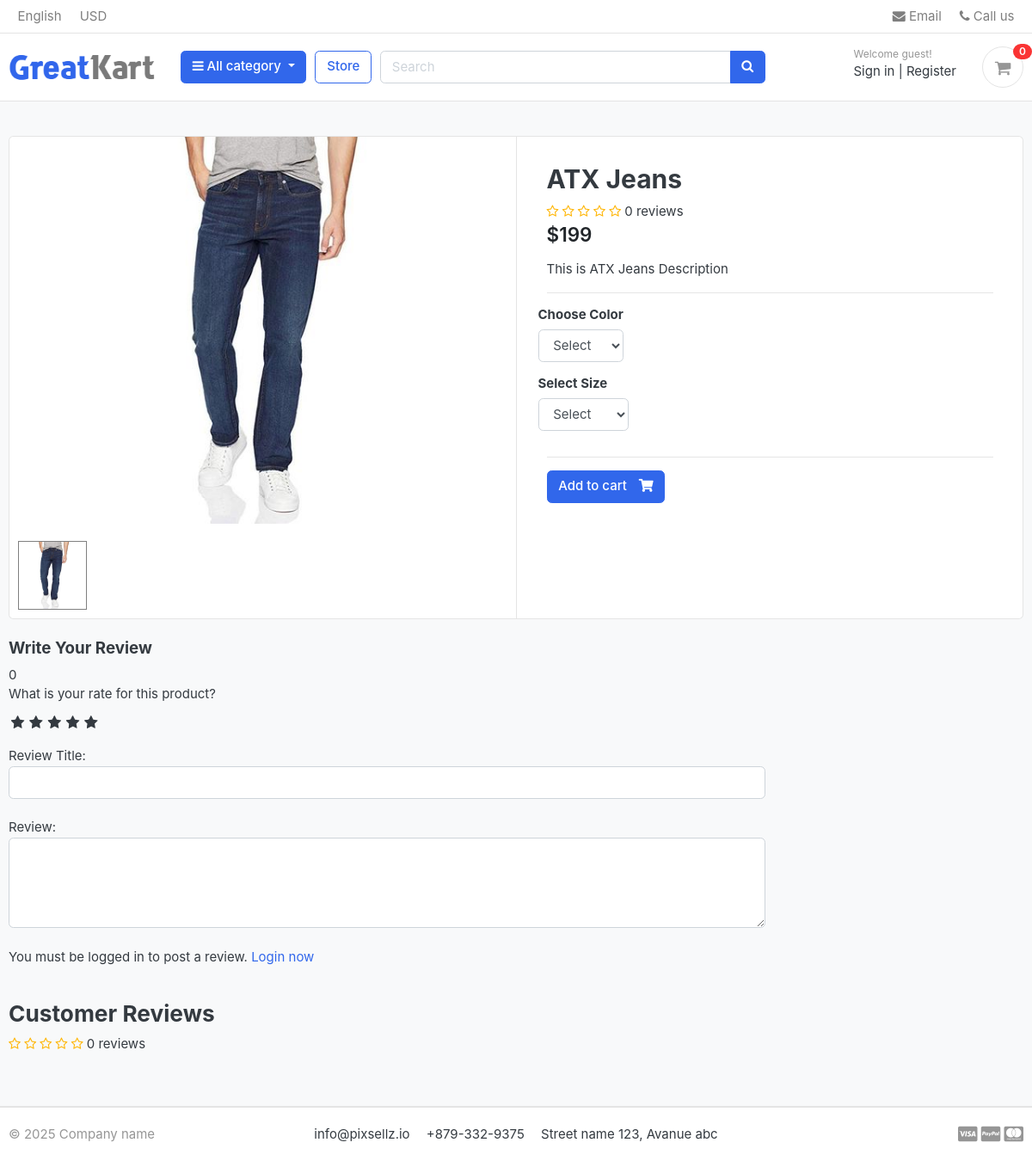
/store/category/jeans/atx-jeans/, run on an earlier commit of the app's database.
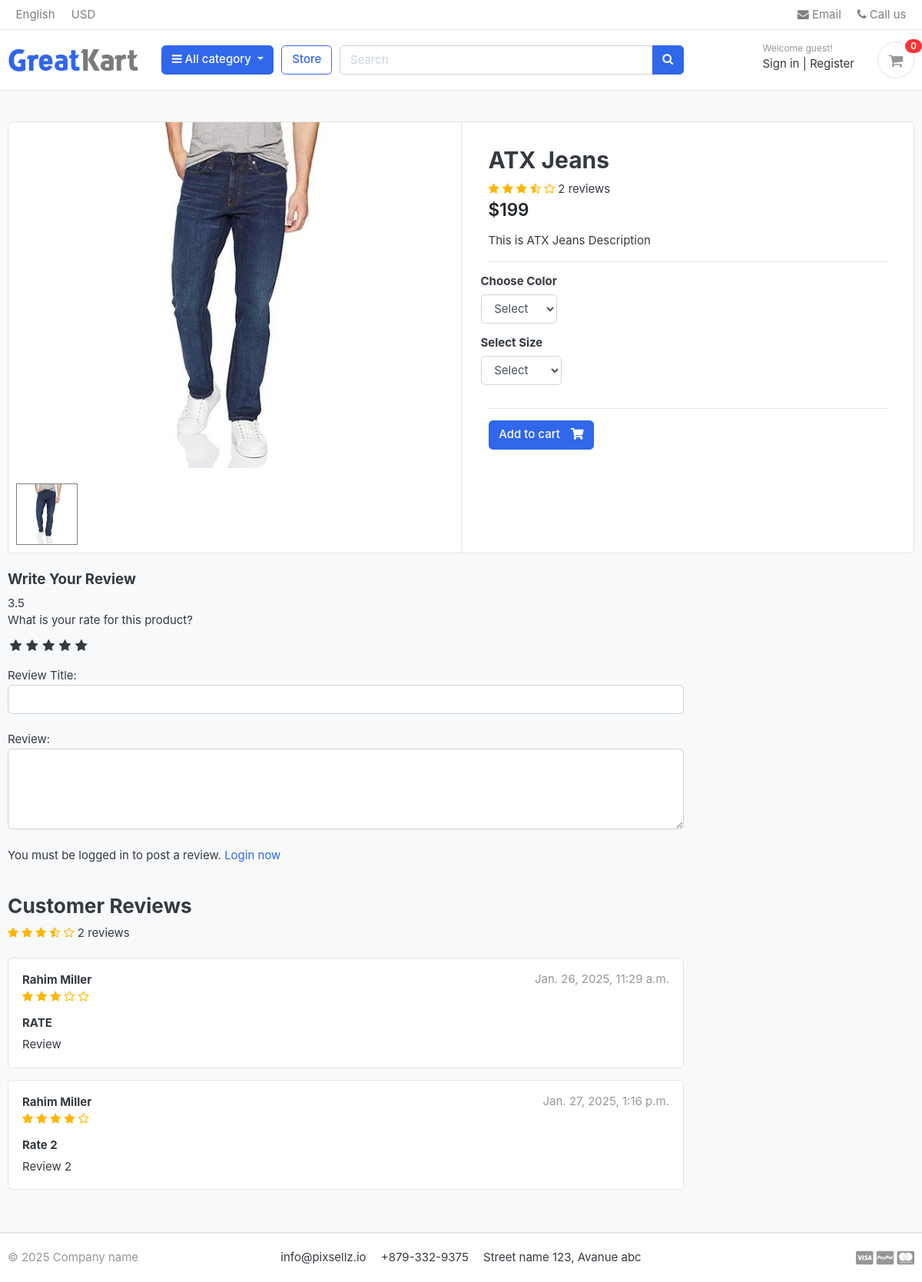
And on a later commit of the database.
### store/models.py (models this page shows, shortened)
class Product(models.Model):
    product_name    = models.CharField(max_length=200, unique=True)
    slug            = models.SlugField(max_length=200, unique=True)
    description     = models.TextField(max_length=500, blank=True)
    price           = models.IntegerField()
    images          = models.ImageField(upload_to='photos/products')
    stock           = models.IntegerField()
    is_available    = models.BooleanField(default=True)
    category        = models.ForeignKey(Category, on_delete=models.CASCADE)
    created_date    = models.DateTimeField(default=datetime.now())
    modified_date   = models.DateTimeField(default=datetime.now())
    def averageReview(self):
        reviews = ReviewRating.objects.filter(product=self, status=True).aggregate(average=Avg('rating'))
        avg = 0
        if reviews['average'] is not None:
            avg = float(reviews['average'])
        return avg
    def countReview(self):
        reviews = ReviewRating.objects.filter(product=self, status=True).aggregate(count=Count('id'))
        count = 0
        if reviews['count'] is not None:
            count = int(reviews['count'])
        return count

class ReviewRating(models.Model):
    product             = models.ForeignKey(Product, on_delete=models.CASCADE)
    user                = models.ForeignKey(Account, on_delete=models.CASCADE)
    subject             = models.CharField(max_length=100, blank=True)
    review              = models.TextField(max_length=500, blank=True)
    rating              = models.FloatField()
    ip                  = models.CharField(max_length=20, blank=True)
    status              = models.BooleanField(default=True)
    created_at          = models.DateTimeField(default=datetime.now())
    updated_at          = models.DateTimeField(default=datetime.now())

### accounts/models.py (models this page shows, shortened)
class Account(AbstractBaseUser):
    first_name      = models.CharField(max_length=50)
    last_name       = models.CharField(max_length=50)
    username        = models.CharField(max_length=50, unique=True)
    email           = models.EmailField(max_length=100, unique=True)
    phone_number    = models.CharField(max_length=50)
    date_joined     = models.DateTimeField(auto_now_add=True)
    last_login      = models.DateTimeField(auto_now_add=True)
    is_admin        = models.BooleanField(default=False)
    is_staff        = models.BooleanField(default=False)
    is_active       = models.BooleanField(default=False)
    is_superadmin   = models.BooleanField(default=False)
    USERNAME_FIELD = 'email'
    REQUIRED_FIELDS = ['username', 'first_name', 'last_name']
    objects = MyAccountManager()
    def full_name(self):
        return f'{self.first_name} {self.last_name}'

### store/views.py (the view)
# urls.py: path('category/<slug:category_slug>/<slug:product_slug>/', views.product_detail, name='product_detail'),
def product_detail(request, category_slug, product_slug):
    try:
        single_product = Product.objects.get(category__slug=category_slug, slug=product_slug)
        in_cart = CartItem.objects.filter(cart__cart_id=_cart_id(request), product=single_product).exists()
    except Exception as e:
        raise e
    if request.user.is_authenticated:
        try:
            orderproduct = OrderProduct.objects.filter(user=request.user, product_id=single_product.id).exists()
        except OrderProduct.DoesNotExist:
            orderproduct = None
    else:
        orderproduct = None
    reviews = ReviewRating.objects.filter(product_id=single_product.id, status=True)
    product_gallery = ProductGallery.objects.filter(product_id=single_product.id)
    context = {
        'single_product': single_product,
        'in_cart': in_cart,
        'orderproduct': orderproduct,
        'reviews': reviews,
        'product_gallery': product_gallery,
    }
    return render(request , 'store/product_detail.html', context)

### carts/context_processors.py (called while the page is built)
def counter(request):
    cart_count = 0
    if 'admin' in request.path:
        return {}
    else:
        try:
            cart = Cart.objects.filter(cart_id=_cart_id(request))
            if request.user.is_authenticated:
                cart_items = CartItem.objects.all().filter(user=request.user)
            else:
                cart_items = CartItem.objects.all().filter(cart=cart[:1])
            for cart_item in cart_items:
                cart_count += cart_item.quantity
        except Cart.DoesNotExist:
            cart_count = 0
    return dict(cart_count=cart_count)

### carts/views.py (called while the page is built)
def _cart_id(request):
    cart = request.session.session_key
    if not cart:
        cart = request.session.create()
    return cart

### category/context_processors.py (called while the page is built)
def menu_links(request):
    links = Category.objects.all()
    return dict(links=links)

### category/models.py (called while the page is built)
    def get_url(self):
        return reverse('products_by_category', args=[self.slug])

### store/models.py (called while the page is built)
    def colors(self):
        return super(VariationManager, self).filter(variation_category='Color', is_active=True)

    def sizes(self):
        return super(VariationManager, self).filter(variation_category='Size', is_active=True)

### templates/store/product_detail.html (shortened to what the changed rows need)
{% extends 'base.html' %} {% load static %} {% block content %}
<section class="section-content padding-y bg">
  <div class="container">
    <div class="card">
      <div class="row no-gutters">
        <aside class="col-md-6">
          <article class="gallery-wrap">
            <div class="img-big-wrap mainImage">
              <center><img src="{{ single_product.images.url }}" /></a></center>
            </div>
          </article>
           <ul class="thumb">
            <li>
              <a href="{{ single_product.images.url }}" target="mainImage"><img src="{{ single_product.images.url }}" alt="Product Image"></a>
            </li>
           </ul>
        </aside>
        <main class="col-md-6 border-left">
          <form action="{% url 'add_to_cart' single_product.id %}" method="POST">
            <article class="content-body">
              <h2 class="title">{{ single_product.product_name }}</h2>
              <div class="rating-star">
                <span>
                  <i class="fa fa-star{% if single_product.averageReview < 0.5 %}-o{% elif single_product.averageReview >= 0.5 and single_product.averageReview < 1 %}-half-o {% endif %}" aria-hidden="true"></i>
                  <i class="fa fa-star{% if single_product.averageReview < 1.5 %}-o{% elif single_product.averageReview >= 1.5 and single_product.averageReview < 2 %}-half-o {% endif %}" aria-hidden="true"></i>
                  <i class="fa fa-star{% if single_product.averageReview < 2.5 %}-o{% elif single_product.averageReview >= 2.5 and single_product.averageReview < 3 %}-half-o {% endif %}" aria-hidden="true"></i>
                  <i class="fa fa-star{% if single_product.averageReview < 3.5 %}-o{% elif single_product.averageReview >= 3.5 and single_product.averageReview < 4 %}-half-o {% endif %}" aria-hidden="true"></i>
                  <i class="fa fa-star{% if single_product.averageReview < 4.5 %}-o{% elif single_product.averageReview >= 4.5 and single_product.averageReview < 5 %}-half-o {% endif %}" aria-hidden="true"></i>
                  <span>{{ single_product.countReview }} reviews</span>
                </span>
              </div>
              <div class="mb-3">
                <var class="price h4">${{ single_product.price }}</var>
              </div>
              <p>{{ single_product.description }}</p>
              <hr />
              <div class="row">
                <div class="item-option-select">
                </div>
              </div>
              <div class="row">
                <div class="item-option-select">
                </div>
              </div>
              <hr />
              {% if single_product.stock <= 0 %}
              <h5 class="text-danger">Out of Stock</h5>
              {% else %}
              <button
                type="submit"
                class="btn btn-primary"
              >
                <span class="text">Add to cart</span>
                <i class="fas fa-shopping-cart"></i>
              </button>
              {% endif %}
            </article>
          </form>
        </main>
      </div>
    </div>
    <br />
    <div class="row">
      <div class="col-md-9">
        <form action="{% url 'submit_review' single_product.id %}" method="post">
          <h5>Write Your Review</h5>
          {{ single_product.averageReview}}
          <div>
            <br>
            <br>
            <br>
            <br>
          </div>
        </form>
        <br>
        <header class="section-heading">
          <h3>Customer Reviews</h3>
          <div class="rating-star">
            <span>
              <i class="fa fa-star{% if single_product.averageReview < 0.5 %}-o{% elif single_product.averageReview >= 0.5 and single_product.averageReview < 1 %}-half-o {% endif %}" aria-hidden="true"></i>
              <i class="fa fa-star{% if single_product.averageReview < 1.5 %}-o{% elif single_product.averageReview >= 1.5 and single_product.averageReview < 2 %}-half-o {% endif %}" aria-hidden="true"></i>
              <i class="fa fa-star{% if single_product.averageReview < 2.5 %}-o{% elif single_product.averageReview >= 2.5 and single_product.averageReview < 3 %}-half-o {% endif %}" aria-hidden="true"></i>
              <i class="fa fa-star{% if single_product.averageReview < 3.5 %}-o{% elif single_product.averageReview >= 3.5 and single_product.averageReview < 4 %}-half-o {% endif %}" aria-hidden="true"></i>
              <i class="fa fa-star{% if single_product.averageReview < 4.5 %}-o{% elif single_product.averageReview >= 4.5 and single_product.averageReview < 5 %}-half-o {% endif %}" aria-hidden="true"></i>
              <span>{{ single_product.countReview }} reviews</span>
            </span>
          </div>
        </header>
        {% for review in reviews %}
        <article class="box mb-3">
          <div class="icontext w-100">
            <div class="text">
              <span class="date text-muted float-md-right">{{ review.updated_at }}</span>
              <h6 class="mb-1">{{ review.user.full_name }}</h6>
              <div class="rating-star">
                <span>
                  <i class="fa fa-star{% if review.rating == 0.5 %}-half-o{% elif review.rating < 1 %}-o {% endif %}" aria-hidden="true"></i>
                  <i class="fa fa-star{% if review.rating == 1.5 %}-half-o{% elif review.rating < 2 %}-o {% endif %}" aria-hidden="true"></i>
                  <i class="fa fa-star{% if review.rating == 2.5 %}-half-o{% elif review.rating < 3 %}-o {% endif %}" aria-hidden="true"></i>
                  <i class="fa fa-star{% if review.rating == 3.5 %}-half-o{% elif review.rating < 4 %}-o {% endif %}" aria-hidden="true"></i>
                  <i class="fa fa-star{% if review.rating == 4.5 %}-half-o{% elif review.rating < 5 %}-o {% endif %}" aria-hidden="true"></i>
                </span>
              </div>
            </div>
          </div>
          <div class="mt-3">
            <h6>{{ review.subject }}</h6>
            <p>
              {{ review.review }}
            </p>
          </div>
        </article>
        {% endfor %}
      </div>
    </div>
  </div>
</section>
{% endblock %}

What changed in the data, as far as the page shows it:
computed for Product "ATX Jeans": countReview "0" → "2"; averageReview "0" → "3.5"
added ReviewRating: updated_at "Jan. 26, 2025, 11:29 a.m.", user.full_name "Rahim Miller", rating 3 (drawn), subject "RATE", review "Review"
added ReviewRating: updated_at "Jan. 27, 2025, 1:16 p.m.", user.full_name "Rahim Miller", rating 4 (drawn), subject "Rate 2", review "Review 2"
